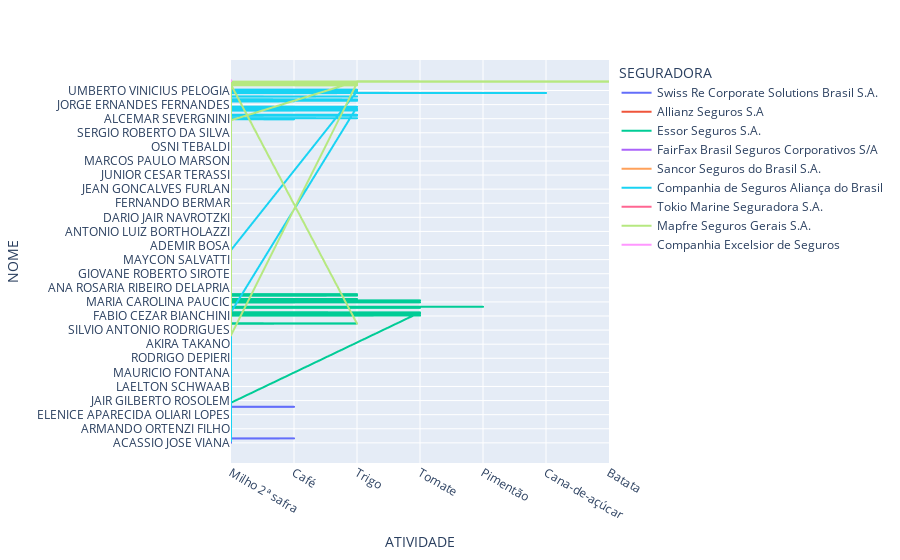

The code cell stored with this chart in its notebook:
### Markdown cell above
Criando gráfico com dados.

### Code cell
px.line(dados_df, x='ATIVIDADE', y='NOME', color='SEGURADORA')

### Figure 1 — Plotly figure (JSON) as saved in the notebook; plotly's stock layout.template omitted (floating-point values rounded to 4 significant figures; data arrays with more than 128 entries replaced by an {"elided": "..."} marker saying what was removed)
{"data": [{"hovertemplate": "SEGURADORA=Swiss Re Corporate Solutions Brasil S.A.<br>ATIVIDADE=%{x}<br>NOME=%{y}<extra></extra>", "legendgroup": "Swiss Re Corporate Solutions Brasil S.A.", "line": {"color": "#636efa", "dash": "solid"}, "marker": {"symbol": "circle"}, "mode": "lines", "name": "Swiss Re Corporate Solutions Brasil S.A.", "showlegend": true, "type": "scattergl", "x": {"elided": "966 str values"}, "xaxis": "x", "y": {"elided": "966 str values"}, "yaxis": "y"}, {"hovertemplate": "SEGURADORA=Allianz Seguros S.A<br>ATIVIDADE=%{x}<br>NOME=%{y}<extra></extra>", "legendgroup": "Allianz Seguros S.A", "line": {"color": "#EF553B", "dash": "solid"}, "marker": {"symbol": "circle"}, "mode": "lines", "name": "Allianz Seguros S.A", "showlegend": true, "type": "scattergl", "x": {"elided": "169 str values"}, "xaxis": "x", "y": {"elided": "169 str values"}, "yaxis": "y"}, {"hovertemplate": "SEGURADORA=Essor Seguros S.A.<br>ATIVIDADE=%{x}<br>NOME=%{y}<extra></extra>", "legendgroup": "Essor Seguros S.A.", "line": {"color": "#00cc96", "dash": "solid"}, "marker": {"symbol": "circle"}, "mode": "lines", "name": "Essor Seguros S.A.", "showlegend": true, "type": "scattergl", "x": {"elided": "392 str values"}, "xaxis": "x", "y": {"elided": "392 str values"}, "yaxis": "y"}, {"hovertemplate": "SEGURADORA=FairFax Brasil Seguros Corporativos S/A<br>ATIVIDADE=%{x}<br>NOME=%{y}<extra></extra>", "legendgroup": "FairFax Brasil Seguros Corporativos S/A", "line": {"color": "#ab63fa", "dash": "solid"}, "marker": {"symbol": "circle"}, "mode": "lines", "name": "FairFax Brasil Seguros Corporativos S/A", "showlegend": true, "type": "scattergl", "x": {"elided": "460 str values"}, "xaxis": "x", "y": {"elided": "460 str values"}, "yaxis": "y"}, {"hovertemplate": "SEGURADORA=Sancor Seguros do Brasil S.A.<br>ATIVIDADE=%{x}<br>NOME=%{y}<extra></extra>", "legendgroup": "Sancor Seguros do Brasil S.A.", "line": {"color": "#FFA15A", "dash": "solid"}, "marker": {"symbol": "circle"}, "mode": "lines", "name": "Sancor Seguros do Brasil S.A.", "showlegend": true, "type": "scattergl", "x": {"elided": "1393 str values"}, "xaxis": "x", "y": {"elided": "1393 str values"}, "yaxis": "y"}, {"hovertemplate": "SEGURADORA=Companhia de Seguros Aliança do Brasil<br>ATIVIDADE=%{x}<br>NOME=%{y}<extra></extra>", "legendgroup": "Companhia de Seguros Aliança do Brasil", "line": {"color": "#19d3f3", "dash": "solid"}, "marker": {"symbol": "circle"}, "mode": "lines", "name": "Companhia de Seguros Aliança do Brasil", "showlegend": true, "type": "scattergl", "x": {"elided": "332 str values"}, "xaxis": "x", "y": {"elided": "332 str values"}, "yaxis": "y"}, {"hovertemplate": "SEGURADORA=Tokio Marine Seguradora S.A.<br>ATIVIDADE=%{x}<br>NOME=%{y}<extra></extra>", "legendgroup": "Tokio Marine Seguradora S.A.", "line": {"color": "#FF6692", "dash": "solid"}, "marker": {"symbol": "circle"}, "mode": "lines", "name": "Tokio Marine Seguradora S.A.", "showlegend": true, "type": "scattergl", "x": ["Milho 2ª safra", "Milho 2ª safra", "Milho 2ª safra", "Milho 2ª safra", "Milho 2ª safra", "Milho 2ª safra", "Milho 2ª safra", "Milho 2ª safra", "Milho 2ª safra", "Milho 2ª safra", "Milho 2ª safra", "Milho 2ª safra", "Milho 2ª safra", "Milho 2ª safra", "Milho 2ª safra", "Milho 2ª safra", "Milho 2ª safra", "Milho 2ª safra", "Milho 2ª safra", "Milho 2ª safra", "Milho 2ª safra", "Milho 2ª safra", "Milho 2ª safra", "Milho 2ª safra", "Milho 2ª safra", "Milho 2ª safra", "Milho 2ª safra", "Milho 2ª safra", "Milho 2ª safra", "Milho 2ª safra", "Milho 2ª safra", "Milho 2ª safra", "Milho 2ª safra", "Milho 2ª safra", "Milho 2ª safra", "Milho 2ª safra", "Milho 2ª safra", "Milho 2ª safra", "Milho 2ª safra", "Milho 2ª safra"], "xaxis": "x", "y": ["ADELINO BAGGIO", "ADEMIR ROQUETTE", "ADEMIR ROQUETTE", "ALTAMIRO BACHES", "ANDERSSON MIGLIOLI SETTE", "ANDERSSON MIGLIOLI SETTE", "BENEDITO CLARO DA SILVA", "BENILSON ROMAGNOLE", "BENILSON ROMAGNOLE", "BENILSON ROMAGNOLE", "CLAUDINEI SILVESTRE", "CLEITON EIFLER BAGIO", "DIRCEU CAMALIONTE ROMAGNOLI", "FABIANO JULIO HEIDEMANN GHIZONE", "FABIO VERENKA", "FABIO VERENKA", "GIOVANE ALBERTON ROMAGNOLE", "GIOVANE ALBERTON ROMAGNOLE", "JOSEANI PRESA", "LUIZ BAGIO NETO", "LUIZ CARLOS ZANATTA", "MARLI CONCEICAO NOGUEIRA", "PEDRO GERALDO PALMA", "RAUL INACIO LANES", "REGINALDO ALVES", "ReNaN VeNTuRa Da SiLVa", "ReNaN VeNTuRa Da SiLVa", "ROMILDO ROMAGNOLI", "RUBENS TONELLI", "SERGIO DE LIMA", "SERGIO DE LIMA", "SIDNEI JOSE HESSMANN", "THALIS COLUSSI BAGGIO", "TIAGO JOAO HORT SETI", "UILDENAN GHISI", "UILDENAN GHISI", "VALDEMIR APARECIDO SAGIONETI", "VALDEMIR APARECIDO SAGIONETI", "VALDEMIR APARECIDO SAGIONETI", "WAGNER HINSELMAN"], "yaxis": "y"}, {"hovertemplate": "SEGURADORA=Mapfre Seguros Gerais S.A.<br>ATIVIDADE=%{x}<br>NOME=%{y}<extra></extra>", "legendgroup": "Mapfre Seguros Gerais S.A.", "line": {"color": "#B6E880", "dash": "solid"}, "marker": {"symbol": "circle"}, "mode": "lines", "name": "Mapfre Seguros Gerais S.A.", "showlegend": true, "type": "scattergl", "x": ["Trigo", "Milho 2ª safra", "Trigo", "Milho 2ª safra", "Milho 2ª safra", "Milho 2ª safra", "Milho 2ª safra", "Milho 2ª safra", "Trigo", "Milho 2ª safra", "Milho 2ª safra", "Milho 2ª safra", "Milho 2ª safra", "Milho 2ª safra", "Trigo", "Trigo", "Trigo", "Milho 2ª safra", "Milho 2ª safra", "Milho 2ª safra", "Milho 2ª safra", "Milho 2ª safra", "Milho 2ª safra", "Milho 2ª safra", "Milho 2ª safra", "Milho 2ª safra", "Trigo", "Trigo", "Milho 2ª safra", "Trigo", "Trigo", "Milho 2ª safra", "Milho 2ª safra", "Milho 2ª safra", "Trigo", "Milho 2ª safra", "Milho 2ª safra", "Milho 2ª safra", "Milho 2ª safra", "Milho 2ª safra", "Trigo", "Milho 2ª safra", "Milho 2ª safra", "Milho 2ª safra", "Milho 2ª safra", "Milho 2ª safra", "Batata", "Milho 2ª safra", "Trigo", "Batata", "Trigo", "Milho 2ª safra", "Milho 2ª safra"], "xaxis": "x", "y": ["ADILSON LUCIANO DOS SANTOS", "ADOLFO OTO MIDDING", "ALEXANDRE PEDROZO DA SILVA", "ALEXANDRO MARCOTI", "ALEXSANDRO MARCOTI", "ANGELO KENJI SHIDA FILHO", "ANGELO KENJI SHIDA FILHO", "ANTONIO CECY", "CARLOS ALBERTO BRANDALISE", "CEZAR EDUARDO IVANTES", "DAVI RIBEIRO LEANDRO", "DIEGO MARQUES TRAMONTINA", "DIEGO MARQUES TRAMONTINA", "DOUGLAS RAFAEL ROCHA", "EDILAINE BOBATO", "ELIANE LUZIA PENKAL PSCHEIDT", "ELIANE LUZIA PENKAL PSCHEIDT", "eLiSa MaRa VaSSoLeR", "FABIO JOSE CANASSA", "GABRIEL GARCIA CID", "GUILHERME RAMPAZZO DE OLIVEIRA", "HELDER PLANAS", "JOAQUIM EUDOXIO ESTEVES", "JORGE ADRIANO RODRIGUES", "JORGE ADRIANO RODRIGUES", "JOSE RICARDO DE ANDRADE SANTOS", "LAIZ MARA VASSOLER COLETTA", "LAIZ MARA VASSOLER COLETTA", "LEANDRO ZOLIN CIARINI", "LUIZ BERTASSO", "LUIZ BERTASSO", "LUIZ LOPONI NETO", "LUIZ LOPONI NETO", "LUIZ MOI CIARINI", "MARCELO COLETTA", "MARCIO DE FREITAS", "MARIA APARECIDA GASPARELLI CAOBIANCO", "MARLI HENRIQUES BASOTI", "NILTO CORREA", "ODAIR MAZZINI", "PEDRO PERUCCI", "RAFAEL BLANCO GERONA FILHO", "RENATO ALVES FERREIRA", "RENATO ALVES FERREIRA", "SEBASTIAO ELVIO MATOS", "SEBASTIAO ELVIO MATOS", "SERGIO DEDA", "SONIA APARECIDA MORETO", "TANIE MARA DEPIERI VASSOLER", "VALDECIR DE SOUZA", "VALDERI LUIZ DOS SANTOS", "WILMA MARQUES TRAMONTINA", "WILMA MARQUES TRAMONTINA"], "yaxis": "y"}, {"hovertemplate": "SEGURADORA=Companhia Excelsior de Seguros<br>ATIVIDADE=%{x}<br>NOME=%{y}<extra></extra>", "legendgroup": "Companhia Excelsior de Seguros", "line": {"color": "#FF97FF", "dash": "solid"}, "marker": {"symbol": "circle"}, "mode": "lines", "name": "Companhia Excelsior de Seguros", "showlegend": true, "type": "scattergl", "x": ["Milho 2ª safra", "Milho 2ª safra", "Milho 2ª safra", "Milho 2ª safra", "Milho 2ª safra", "Milho 2ª safra", "Milho 2ª safra", "Milho 2ª safra", "Milho 2ª safra", "Milho 2ª safra"], "xaxis": "x", "y": ["ANTONIO PIVETA", "CESLAU GROCHWSKI", "ERCIO SPRICIGO", "JEFERSON CERI PIVETA", "JOSE SEBASTIAO BONITO", "MOYSES CASTANHO", "RENATO LUIZ BORTOLANI", "ROBERT TIETE JESUINO", "RODRIGO JOSE BONITO", "SOFIA IASTRENSKI GROCHOWSKI"], "yaxis": "y"}], "layout": {"legend": {"title": {"text": "SEGURADORA"}, "tracegroupgap": 0}, "margin": {"t": 60}, "xaxis": {"anchor": "y", "domain": [0, 1], "title": {"text": "ATIVIDADE"}}, "yaxis": {"anchor": "x", "domain": [0, 1], "title": {"text": "NOME"}}}}
